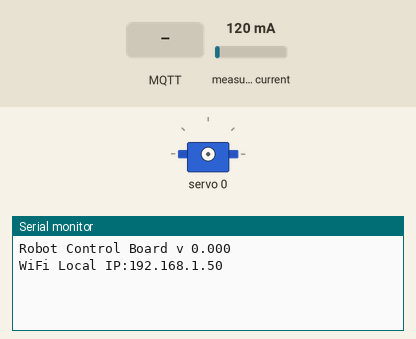
Recording of a sketch running on a simulated ESP32. On the bench: servo, the last lines printed to the serial monitor. The test bench sets the inputs (shaded band); at power-on: measured current 120 mA. WiFi joins after 1.5 s; servers stay silent unless stated; random numbers use the default seed unless the sketch sets one; no MQTT or app messages arrive unless stated.

Above: at 1.7 s.
1.8 s: MQTT message "1" arrives on the first subscribed topic
At 3.0 s:
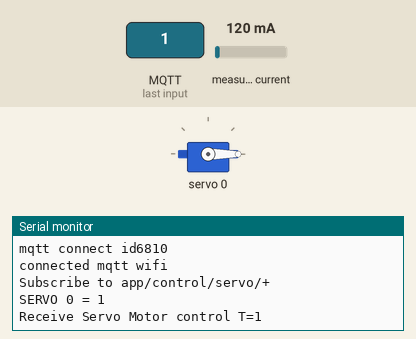
3.3 s: MQTT message "/" arrives on the first subscribed topic
At 3.8 s:
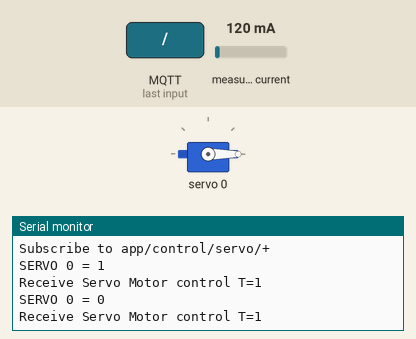

The sketch:

esp32_robot_control_sketch_may27a.ino
```cpp
#include <Wire.h>
#include <Adafruit_PWMServoDriver.h>
#include <WiFi.h>
#include <WiFiMulti.h>
#include <PubSubClient.h>

#include "ACS712.h"

Adafruit_PWMServoDriver pwm = Adafruit_PWMServoDriver();

#define SERVO_FREQ 50 // Analog servos run at ~50 Hz updates
#define SERVO_MIN 105
#define SERVO_MAX 415

// our servo # counter
uint8_t servonum = 0;
int SERVO_TARGET[16];
int SERVO_CURRENT[16];

#define SDA_PIN 16
#define SCL_PIN 4
#define BUTTON 13

ACS712 sensor(ACS712_30A, A0);
//ACS712 sensor(ACS712_05B, A0);

int value = 105;
unsigned long long t;
boolean bounce=false;
boolean first=true;
boolean test=true;
boolean flipflop=false;
boolean measure_time=false;
int n=0;
int count=0;

//-WiFi----------------------------------------
WiFiMulti wifiMulti;
WiFiClient wifi_client;
boolean wifi_connected=false;

//-MqTT section---------------------------------
IPAddress server(192,168,43,100);
PubSubClient mqtt_client(wifi_client);
boolean mqtt_connected=false;
boolean mqtt_subscribed=false;
int cmdid=-1;
int servo_num=-1;
int servo_angle=-1;
float ImA;

//----------------------------------------------
int STATE = 0;

//----------------------------------------------

SemaphoreHandle_t xMutex;
unsigned long long t0;
//----------------------------------------------

void setup() {
  Serial.begin(9600);
  Serial.println("Robot Control Board v 0.000");

  xMutex = xSemaphoreCreateMutex();

  pinMode(BUTTON, INPUT_PULLUP);

  Wire.begin(SDA_PIN, SCL_PIN);

  pwm.begin();
  pwm.setOscillatorFrequency(27000000);
  pwm.setPWMFreq(SERVO_FREQ);  // Analog servos run at ~50 Hz updates

  WiFi.mode(WIFI_STA);
  WiFi.disconnect(true,true);
  delay(50);

  //WIFI
  WiFi.begin("Mobile","*******");

  //MQTT
  mqtt_client.setServer(server, 60000);
  mqtt_client.setCallback(mqtt_callback);

  //ACS
  //int zero = sensor.calibrate();
  for(int i=0;i<16;i++){

    SERVO_TARGET[i]=0;
    SERVO_CURRENT[i]=0;
    }

  STATE=0;

  //disable WDT
  disableCore0WDT();
  disableCore1WDT();

  //task :-)
  xTaskCreatePinnedToCore(
                      taskMotor,         /* Task function. */
                      "taskMotor",       /* String with name of task. */
                      10000,            /* Stack size in bytes. */
                      NULL,             /* Parameter passed as input of the task */
                      10,                /* Priority of the task. */
                      NULL,             /* Task handle. */
                      0);

  delay(500);

  xTaskCreatePinnedToCore(
                      taskControl,         /* Task function. */
                      "taskControl",       /* String with name of task. */
                      20000,            /* Stack size in bytes. */
                      NULL,             /* Parameter passed as input of the task */
                      5,                /* Priority of the task. */
                      NULL,             /* Task handle. */
                      1);
}

void loop() {

  vTaskDelete(NULL);
  }


void taskMotor( void * parameter ) {

  while(true){

    yield();
    vTaskDelay(0);

    xSemaphoreTake( xMutex, portMAX_DELAY );

    if(millis()-t0>100){

      float _ImA = sensor.getCurrentDC();

      ImA = (ImA + _ImA)/2;
      //Serial.println(ImA);

      t0=millis();
      }

    //Serial.println("-");

    boolean servo_update=false;
    unsigned long long tm=millis();

    //CONTROL
    for(int i=0;i<16;i++){

      if(SERVO_CURRENT[i]!=SERVO_TARGET[i]){

        Serial.print("SERVO ");Serial.print(i);Serial.print(" = ");Serial.println(SERVO_TARGET[i]);
        SERVO_CURRENT[i]=SERVO_TARGET[i];
        pwm.setPWM(i, 0, pulseWidth(SERVO_CURRENT[i]));

        servo_update=true;
        }

      }

    if(servo_update){
      Serial.print("Receive Servo Motor control T=");
      Serial.println(millis()-tm);
      }

    xSemaphoreGive( xMutex );


  }//while

}

unsigned long long t2=millis();

void taskControl( void * parameter ) {

  while(true){

    yield();
    vTaskDelay(50);

    xSemaphoreTake( xMutex, portMAX_DELAY );

    //Serial.println("/");

    //NETWORK
    if(mqtt_connected){

      if(millis()-t2>200){

        int _ImA = ImA*100;
        char temp[16];
        sprintf(temp,"%d",_ImA);

        String payload = String(temp);
        mqtt_client.publish("app/control/servo/status/ima",payload.c_str());

        t2=millis();
        }

      mqtt_client.loop();
      }

    switch(STATE){

      case 0:

        if(WiFi.status() == WL_CONNECTED) {

            STATE=10;
            }

        break;

      case 10:

        {
          IPAddress local = WiFi.localIP();
          Serial.print("WiFi Local IP:");
          Serial.println(local);
          STATE=20;
        }
        break;

      case 20:

        STATE=30;
        wifi_connected=true;

        if (WiFi.status() != WL_CONNECTED) {

          Serial.println("WiFi handle disconnect");
          wifi_connected=false;
          STATE=0;
          }

        break;

      case 30:

        if (!mqtt_client.connected()) {

            mqtt_connected=false;
            mqtt_subscribed=false;

            char RAND[5];
            #if defined(ESP8266)
              sprintf(RAND,"%04d",ESP8266TrueRandom.random(1,9999));
            #endif

            #if defined(ESP32)
              sprintf(RAND,"%04d",random(1,9999));
            #endif

            String CLIENT_ID = "id"+String(RAND);

            Serial.println("mqtt connect "+CLIENT_ID);
            if (mqtt_client.connect( CLIENT_ID.c_str(), "****", "*****")) {

              mqtt_connected=true;

              Serial.println("connected mqtt wifi");
              /*
              // Once connected, publish an announcement...
              //mqtt_wifi_client.publish("outTopic", "hello world");
              // ... and resubscribe
              Serial.println("Subscribe to /app/command/network");
              mqtt_wifi_client.subscribe("/app/command/network");
              */
              Serial.println("Subscribe to app/control/servo/+");
              mqtt_client.subscribe("app/control/servo/+");
              mqtt_client.subscribe("app/control/servo");

              mqtt_subscribed=true;
              }

            }

        STATE=40;

        break;

      case 40:

        if (!mqtt_client.connected()) {

          mqtt_connected=false;
          mqtt_subscribed=false;

          STATE=20;
          }
        break;

      default:
        break;
      }

    xSemaphoreGive( xMutex );

    }//while
  }
```

functions.ino
```cpp
//SERVO
int pulseWidth(int angle) {

  return map(angle, 0, 180, SERVO_MIN, SERVO_MAX);
  }

//MQTT
boolean topic_matches(const char *sub, const char *topic)
{
  int slen, tlen;
  int spos, tpos;
  bool multilevel_wildcard = false;

  if(!sub || !topic) return false;

  slen = strlen(sub);
  tlen = strlen(topic);

  spos = 0;
  tpos = 0;

  while(spos < slen && tpos < tlen){
    if(sub[spos] == topic[tpos]){
      if(tpos == tlen-1){
        /* Check for e.g. foo matching foo/# */
        if(spos == slen-3
            && sub[spos+1] == '/'
            && sub[spos+2] == '#'){

          multilevel_wildcard = true;
          return true;
        }
      }
      spos++;
      tpos++;
      if(spos == slen && tpos == tlen){
        return true;

      }else if(tpos == tlen && spos == slen-1 && sub[spos] == '+'){
        spos++;
        return true;
      }
    }else{
      if(sub[spos] == '+'){
        spos++;
        while(tpos < tlen && topic[tpos] != '/'){
          tpos++;
        }
        if(tpos == tlen && spos == slen){
          return true;
        }
      }else if(sub[spos] == '#'){
        multilevel_wildcard = true;
        if(spos+1 != slen){
          return false;
        }else{
          return true;
        }
      }else{
        return false;
      }
    }
  }
  if(multilevel_wildcard == false && (tpos < tlen || spos < slen)){
    return false;
  }

  return false;
}
```

mqtt_callback.ino
```cpp
//MQTT CALLBACKS
void mqtt_callback(char* topic, byte* payload, unsigned int len) {

  /*
  Serial.print("Message arrived [");
  Serial.print(topic);
  Serial.print("]: ");

  Serial.println();
  */

  String iot_topic = String(topic);
  String target = "";

  target = "app/control/servo/+";
  if( topic_matches(target.c_str(), iot_topic.c_str()) ){

    //Serial.println("Receive Servo Motor control");

    char *token;

    token = strtok(topic, "/");
    int n=0;

    // walk through other tokens
    while( token != NULL ) {

      //Serial.println(token);
      if(n==3){

        //cmdid=1;
        servo_num = atoi(token);
        servo_angle = atoi((char *)payload);

        SERVO_TARGET[servo_num]=servo_angle;
        }

      token = strtok(NULL, "/");
      n++;
      }//while
    }//if

    //------------------

  target = "app/control/servo";
  if( topic_matches(target.c_str(), iot_topic.c_str()) ){

    //Serial.println("Receive Servo Motor control");

    char *token;

    token = strtok((char *)payload, ",");
    int n=0;

    // walk through other tokens
    while( token != NULL ) {

      servo_angle = atoi(token);

      if(servo_angle>=0 && n<16)SERVO_TARGET[n]=servo_angle;

      token = strtok(NULL, ",");
      n++;
      }//while
    }//if

  }
```

Measured:
- after the input at 1.8 s, the serial monitor: prints a new line at once (image 1)
- after the input at 3.3 s, the serial monitor: prints a new line at once (image 2)
